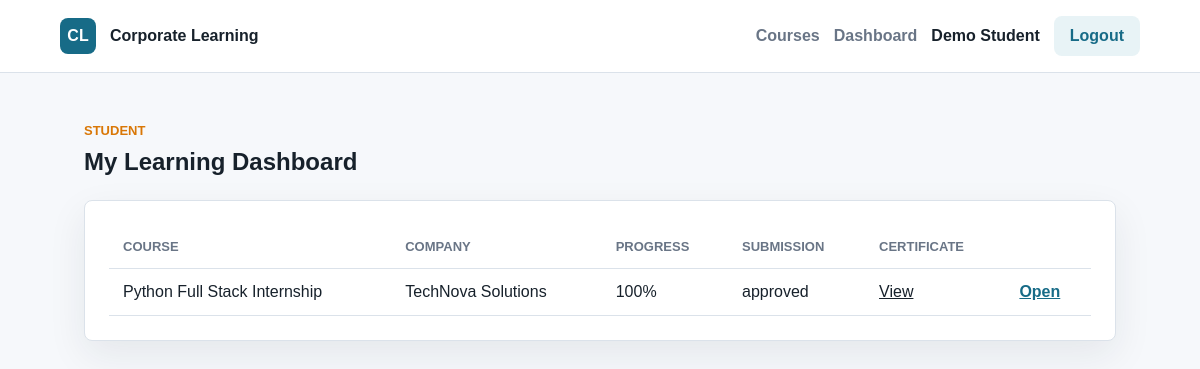
The page /student/dashboard (signed in) on the database its author committed.
### tables this page shows
CREATE TABLE users (
            id INTEGER PRIMARY KEY AUTOINCREMENT,
            name TEXT NOT NULL,
            email TEXT NOT NULL UNIQUE,
            password_hash TEXT NOT NULL,
            role TEXT NOT NULL CHECK(role IN ('admin', 'student')),
            created_at TEXT NOT NULL
        );

CREATE TABLE submissions (
            id INTEGER PRIMARY KEY AUTOINCREMENT,
            enrollment_id INTEGER NOT NULL,
            project_title TEXT NOT NULL,
            project_url TEXT NOT NULL,
            notes TEXT,
            status TEXT NOT NULL DEFAULT 'pending',
            feedback TEXT,
            submitted_at TEXT NOT NULL,
            reviewed_at TEXT,
            FOREIGN KEY(enrollment_id) REFERENCES enrollments(id) ON DELETE CASCADE
        );

CREATE TABLE courses (
            id INTEGER PRIMARY KEY AUTOINCREMENT,
            title TEXT NOT NULL,
            company TEXT NOT NULL,
            category TEXT NOT NULL,
            duration TEXT NOT NULL,
            description TEXT NOT NULL,
            status TEXT NOT NULL DEFAULT 'active',
            created_at TEXT NOT NULL
        );

CREATE TABLE enrollments (
            id INTEGER PRIMARY KEY AUTOINCREMENT,
            user_id INTEGER NOT NULL,
            course_id INTEGER NOT NULL,
            progress INTEGER NOT NULL DEFAULT 0,
            status TEXT NOT NULL DEFAULT 'enrolled',
            enrolled_at TEXT NOT NULL,
            completed_at TEXT,
            UNIQUE(user_id, course_id),
            FOREIGN KEY(user_id) REFERENCES users(id) ON DELETE CASCADE,
            FOREIGN KEY(course_id) REFERENCES courses(id) ON DELETE CASCADE
        );

### app.py (the view)
    @app.route("/student/dashboard")
    @login_required
    @student_required
    def student_dashboard():
        enrollments = query_all(
            """
            SELECT e.*, c.title, c.company, c.duration,
                   s.status AS submission_status,
                   cert.certificate_code
            FROM enrollments e
            JOIN courses c ON c.id = e.course_id
            LEFT JOIN submissions s ON s.enrollment_id = e.id
            LEFT JOIN certificates cert ON cert.enrollment_id = e.id
            WHERE e.user_id = ?
            ORDER BY e.enrolled_at DESC
            """,
            (g.user["id"],),
        )
        return render_template("student_dashboard.html", enrollments=enrollments)

### app.py (called while the page is built)
def create_app():
    app = Flask(__name__, instance_relative_config=True)
    app.config["SECRET_KEY"] = os.environ.get("SECRET_KEY", "dev-secret-change-me")
    app.config["DATABASE"] = os.path.join(app.instance_path, "portal.db")
    os.makedirs(app.instance_path, exist_ok=True)
    @app.before_request
    def load_current_user():
        g.user = None
        user_id = session.get("user_id")
        if user_id:
            g.user = query_one("SELECT * FROM users WHERE id = ?", (user_id,))
    @app.teardown_appcontext
    def close_db(error=None):
        db = g.pop("db", None)
        if db is not None:
            db.close()
    register_routes(app)
    with app.app_context():
        init_db()
        seed_db()
    return app

def get_db():
    if "db" not in g:
        g.db = sqlite3.connect(current_app_database())
        g.db.row_factory = sqlite3.Row
    return g.db

def current_app_database():
    from flask import current_app
    return current_app.config["DATABASE"]

def query_all(sql, params=()):
    return get_db().execute(sql, params).fetchall()

def query_one(sql, params=()):
    return get_db().execute(sql, params).fetchone()

def login_required(view):
    @wraps(view)
    def wrapped(*args, **kwargs):
        if not g.user:
            flash("Please sign in to continue.", "warning")
            return redirect(url_for("login"))
        return view(*args, **kwargs)
    return wrapped

def student_required(view):
    @wraps(view)
    def wrapped(*args, **kwargs):
        if not g.user or g.user["role"] != "student":
            abort(403)
        return view(*args, **kwargs)
    return wrapped

### templates/student_dashboard.html (shortened to what this page needs)
{% extends "base.html" %}
{% block content %}
<section class="section">
    <div class="section-heading">
        <p class="eyebrow">Student</p>
        <h1>My Learning Dashboard</h1>
    </div>
    <div class="table-wrap">
        <table>
            <thead>
                <tr>
                    <th>Course</th>
                    <th>Company</th>
                    <th>Progress</th>
                    <th>Submission</th>
                    <th>Certificate</th>
                    <th></th>
                </tr>
            </thead>
            <tbody>
                {% for item in enrollments %}
                    <tr>
                        <td>{{ item.title }}</td>
                        <td>{{ item.company }}</td>
                        <td>{{ item.progress }}%</td>
                        <td>{{ item.submission_status or 'Not submitted' }}</td>
                        <td>
                            {% if item.certificate_code %}
                                <a href="{{ url_for('certificate', code=item.certificate_code) }}">View</a>
                            {% else %}
                                Pending
                            {% endif %}
                        </td>
                        <td><a class="text-link" href="{{ url_for('course_detail', course_id=item.course_id) }}">Open</a></td>
                    </tr>
                {% else %}
                    <tr><td colspan="6">You have not enrolled in a course yet.</td></tr>
                {% endfor %}
            </tbody>
        </table>
    </div>
</section>
{% endblock %}

### templates/base.html (shortened to what this page needs)
<!doctype html>
<html lang="en">
<head>
    <link rel="stylesheet" href="{{ url_for('static', filename='css/styles.css') }}">
</head>
<body>
    <header class="topbar">
        <a class="brand" href="{{ url_for('index') }}">
            <span class="brand-mark">CL</span>
            <span>Corporate Learning</span>
        </a>
        <nav>
            <a href="{{ url_for('courses') }}">Courses</a>
            {% if g.user %}
                {% if g.user.role == 'admin' %}
                    <a href="{{ url_for('admin_dashboard') }}">Admin</a>
                    <a href="{{ url_for('admin_courses') }}">Manage Courses</a>
                    <a href="{{ url_for('admin_submissions') }}">Submissions</a>
                {% else %}
                    <a href="{{ url_for('student_dashboard') }}">Dashboard</a>
                {% endif %}
                <span class="nav-user">{{ g.user.name }}</span>
                <a class="button ghost" href="{{ url_for('logout') }}">Logout</a>
            {% else %}
                <a href="{{ url_for('login') }}">Login</a>
                <a class="button" href="{{ url_for('register') }}">Register</a>
            {% endif %}
        </nav>
    </header>
    <main>
        {% block content %}{% endblock %}
    </main>
</body>
</html>

### static/css/styles.css (style rules this page uses)
:root { --ink: #17212b; --muted: #697586; --line: #dbe2ea; --bg: #f6f8fb; --panel: #ffffff; --primary: #176b87; --primary-dark: #0f4f63; --accent: #d97706; --danger: #b42318; --success: #157f3b; }
* { box-sizing: border-box; }
body { margin: 0; font-family: Arial, Helvetica, sans-serif; color: var(--ink); background: var(--bg); }
a { color: inherit; }
.topbar { position: sticky; top: 0; z-index: 10; display: flex; align-items: center; justify-content: space-between; gap: 24px; padding: 16px 5vw; background: rgba(255, 255, 255, 0.94); border-bottom: 1px solid var(--line); backdrop-filter: blur(12px); }
.brand, nav { display: flex; align-items: center; gap: 14px; }
.brand { text-decoration: none; font-weight: 800; }
.brand-mark { display: grid; place-items: center; width: 36px; height: 36px; border-radius: 8px; color: #fff; background: var(--primary); }
nav { flex-wrap: wrap; justify-content: flex-end; }
nav a { text-decoration: none; color: var(--muted); font-weight: 700; }
.nav-user { color: var(--ink); font-weight: 700; }
.button { display: inline-flex; align-items: center; justify-content: center; min-height: 40px; padding: 10px 16px; border: 0; border-radius: 8px; color: #fff; background: var(--primary); font-weight: 800; text-decoration: none; cursor: pointer; }
.button.ghost { color: var(--primary); background: #e8f3f6; }
.hero-panel, .panel, .card, .form-card, .table-wrap { border: 1px solid var(--line); border-radius: 8px; background: var(--panel); box-shadow: 0 14px 38px rgba(21, 34, 50, 0.08); }
.section { padding: 50px 7vw; }
.section-heading { margin-bottom: 24px; }
.section h1, .section h2, .section h3 { margin-top: 0; }
.eyebrow { margin: 0 0 10px; color: var(--accent); font-size: 13px; font-weight: 900; letter-spacing: 0; text-transform: uppercase; }
.card, .panel, .form-card, .table-wrap { padding: 24px; }
.text-link { color: var(--primary); font-weight: 900; }
table { width: 100%; border-collapse: collapse; }
th, td { padding: 14px; border-bottom: 1px solid var(--line); text-align: left; }
th { color: var(--muted); font-size: 13px; text-transform: uppercase; }

### rows shown on the page
users: user.name "Demo Student"
submissions: title "Python Full Stack Internship", company "TechNova Solutions", progress "100", status "approved"
